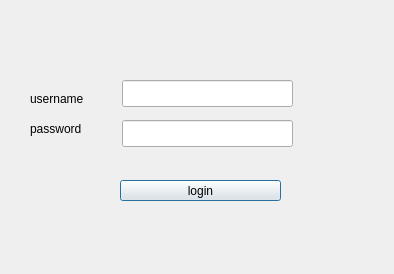
<?xml version="1.0" encoding="UTF-8"?>
<ui version="4.0">
 <class>Dialog</class>
 <widget class="QDialog" name="Dialog">
  <property name="geometry">
   <rect>
    <x>0</x>
    <y>0</y>
    <width>394</width>
    <height>274</height>
   </rect>
  </property>
  <property name="windowTitle">
   <string>Dialog</string>
  </property>
  <widget class="QPushButton" name="loginButton">
   <property name="geometry">
    <rect>
     <x>120</x>
     <y>180</y>
     <width>161</width>
     <height>21</height>
    </rect>
   </property>
   <property name="text">
    <string>login</string>
   </property>
  </widget>
  <widget class="QLineEdit" name="username">
   <property name="geometry">
    <rect>
     <x>122</x>
     <y>80</y>
     <width>171</width>
     <height>27</height>
    </rect>
   </property>
  </widget>
  <widget class="QLineEdit" name="password">
   <property name="geometry">
    <rect>
     <x>122</x>
     <y>120</y>
     <width>171</width>
     <height>27</height>
    </rect>
   </property>
  </widget>
  <widget class="QLabel" name="label">
   <property name="geometry">
    <rect>
     <x>30</x>
     <y>90</y>
     <width>66</width>
     <height>17</height>
    </rect>
   </property>
   <property name="text">
    <string>username</string>
   </property>
  </widget>
  <widget class="QLabel" name="label_2">
   <property name="geometry">
    <rect>
     <x>30</x>
     <y>120</y>
     <width>66</width>
     <height>17</height>
    </rect>
   </property>
   <property name="text">
    <string>password</string>
   </property>
  </widget>
  <widget class="QLabel" name="statusLabel">
   <property name="geometry">
    <rect>
     <x>95</x>
     <y>220</y>
     <width>151</width>
     <height>41</height>
    </rect>
   </property>
   <property name="text">
    <string/>
   </property>
  </widget>
 </widget>
 <resources/>
 <connections/>
</ui>
